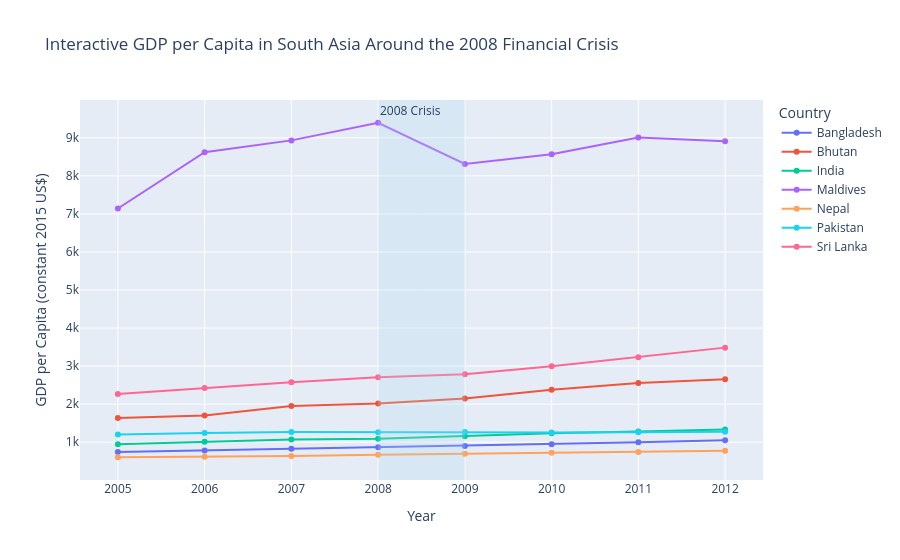

The code cell stored with this chart in its notebook:
### Markdown cell above
## GDP per capita

### Code cell
fig_gdppc = go.Figure()

for country in sorted(df_2008["country_name"].unique()):
    temp = df_2008[df_2008["country_name"] == country]
    fig_gdppc.add_trace(
        go.Scatter(
            x=temp["year"],
            y=temp["gdp_per_capita"],
            mode="lines+markers",
            name=country,
            hovertemplate=(
                "<b>%{fullData.name}</b><br>"
                "Year: %{x}<br>"
                "GDP per Capita: %{y:,.2f}<extra></extra>"
            )
        )
    )

fig_gdppc.add_vrect(
    x0=2008, x1=2009,
    fillcolor="lightblue",
    opacity=0.25,
    line_width=0,
    annotation_text="2008 Crisis",
    annotation_position="top left"
)

fig_gdppc.update_layout(
    title="Interactive GDP per Capita in South Asia Around the 2008 Financial Crisis",
    xaxis_title="Year",
    yaxis_title="GDP per Capita (constant 2015 US$)",
    xaxis=dict(dtick=1),
    hovermode="x unified",
    legend_title="Country"
)

fig_gdppc.show()

### Figure 1 — Plotly figure (JSON) as saved in the notebook; plotly's stock layout.template omitted (floating-point values rounded to 4 significant figures)
{"data": [{"hovertemplate": "<b>%{fullData.name}</b><br>Year: %{x}<br>GDP per Capita: %{y:,.2f}<extra></extra>", "mode": "lines+markers", "name": "Bangladesh", "type": "scatter", "x": [2005, 2006, 2007, 2008, 2009, 2010, 2011, 2012], "y": [739.2, 779.4, 825.5, 866.5, 901.7, 943.7, 995.6, 1050.0]}, {"hovertemplate": "<b>%{fullData.name}</b><br>Year: %{x}<br>GDP per Capita: %{y:,.2f}<extra></extra>", "mode": "lines+markers", "name": "Bhutan", "type": "scatter", "x": [2005, 2006, 2007, 2008, 2009, 2010, 2011, 2012], "y": [1632.0, 1701.0, 1952.0, 2018.0, 2149.0, 2379.0, 2552.0, 2655.0]}, {"hovertemplate": "<b>%{fullData.name}</b><br>Year: %{x}<br>GDP per Capita: %{y:,.2f}<extra></extra>", "mode": "lines+markers", "name": "India", "type": "scatter", "x": [2005, 2006, 2007, 2008, 2009, 2010, 2011, 2012], "y": [947.7, 1008.0, 1069.0, 1087.0, 1155.0, 1235.0, 1282.0, 1333.0]}, {"hovertemplate": "<b>%{fullData.name}</b><br>Year: %{x}<br>GDP per Capita: %{y:,.2f}<extra></extra>", "mode": "lines+markers", "name": "Maldives", "type": "scatter", "x": [2005, 2006, 2007, 2008, 2009, 2010, 2011, 2012], "y": [7142.0, 8621.0, 8933.0, 9396.0, 8313.0, 8570.0, 9006.0, 8908.0]}, {"hovertemplate": "<b>%{fullData.name}</b><br>Year: %{x}<br>GDP per Capita: %{y:,.2f}<extra></extra>", "mode": "lines+markers", "name": "Nepal", "type": "scatter", "x": [2005, 2006, 2007, 2008, 2009, 2010, 2011, 2012], "y": [603.2, 617.5, 633.2, 666.9, 692.4, 721.3, 742.6, 775.3]}, {"hovertemplate": "<b>%{fullData.name}</b><br>Year: %{x}<br>GDP per Capita: %{y:,.2f}<extra></extra>", "mode": "lines+markers", "name": "Pakistan", "type": "scatter", "x": [2005, 2006, 2007, 2008, 2009, 2010, 2011, 2012], "y": [1201.0, 1244.0, 1265.0, 1258.0, 1269.0, 1257.0, 1262.0, 1275.0]}, {"hovertemplate": "<b>%{fullData.name}</b><br>Year: %{x}<br>GDP per Capita: %{y:,.2f}<extra></extra>", "mode": "lines+markers", "name": "Sri Lanka", "type": "scatter", "x": [2005, 2006, 2007, 2008, 2009, 2010, 2011, 2012], "y": [2269.0, 2426.0, 2574.0, 2709.0, 2787.0, 2993.0, 3232.0, 3485.0]}], "layout": {"annotations": [{"showarrow": false, "text": "2008 Crisis", "x": 2008, "xanchor": "left", "xref": "x", "y": 1, "yanchor": "top", "yref": "y domain"}], "hovermode": "x unified", "legend": {"title": {"text": "Country"}}, "shapes": [{"fillcolor": "lightblue", "line": {"width": 0}, "opacity": 0.25, "type": "rect", "x0": 2008, "x1": 2009, "xref": "x", "y0": 0, "y1": 1, "yref": "y domain"}], "title": {"text": "Interactive GDP per Capita in South Asia Around the 2008 Financial Crisis"}, "xaxis": {"dtick": 1, "title": {"text": "Year"}}, "yaxis": {"title": {"text": "GDP per Capita (constant 2015 US$)"}}}}
